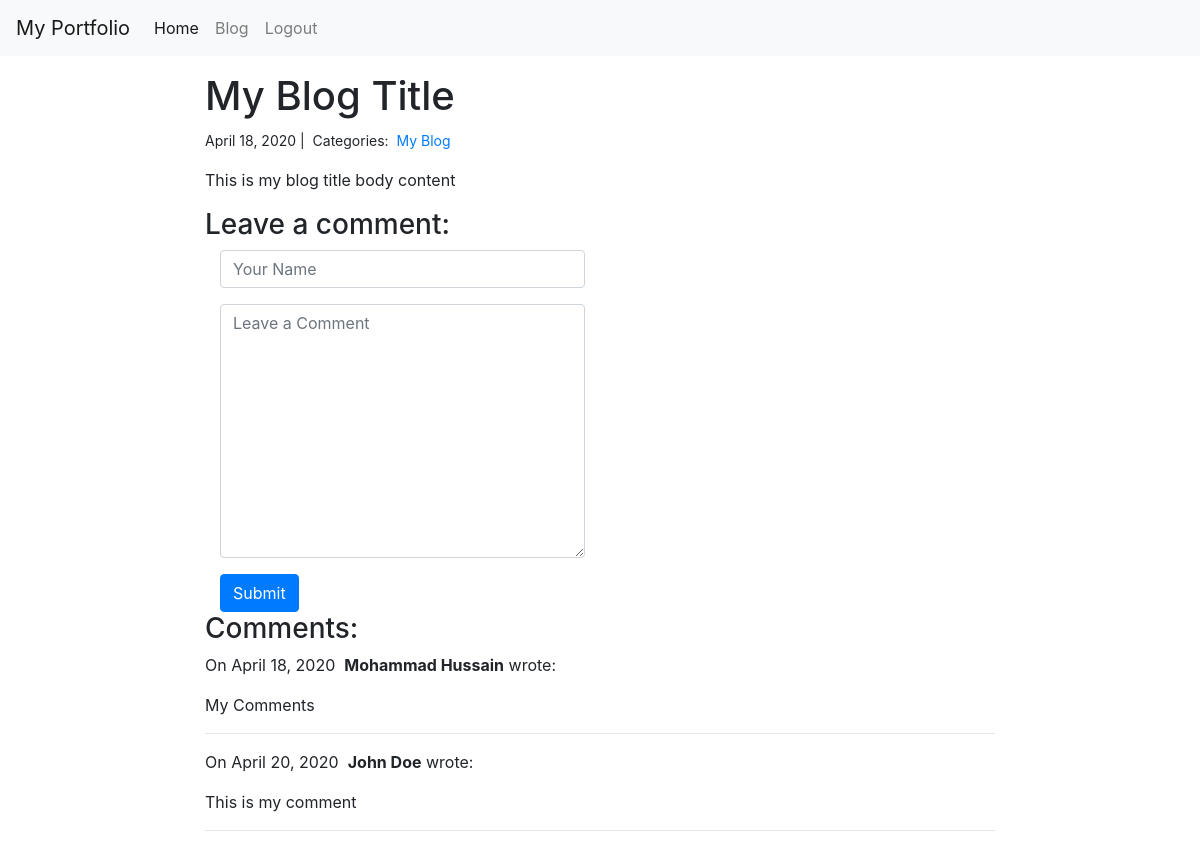
Screenshot of /blog/blog_detail/1/ (signed in) with the database file from the repository.
### blog/models.py (models this page shows)
class Post(models.Model):
    title = models.CharField(max_length=255)
    body = models.TextField()
    create_on = models.DateTimeField(auto_now_add=True)
    last_modified = models.DateTimeField(auto_now=True)
    categories = models.ManyToManyField('Category', related_name='posts')

class Category(models.Model):
    name = models.CharField(max_length=20)

class Comment(models.Model):
    author = models.CharField(max_length=60)
    body = models.TextField()
    created_on = models.DateTimeField(auto_now_add=True)
    post = models.ForeignKey('Post', on_delete=models.CASCADE)

### blog/views.py (the view, shortened to what this page needs)
# urls.py: path('blog_detail/<int:blog_id>/', views.blog_detail, name='blog_detail'),
def blog_detail(request, blog_id):
    post = Post.objects.get(id=blog_id)
    form = CommentForm()
    comments = Comment.objects.filter(post=post)
    context = {
        'post': post,
        'comments': comments,
        'form': form,
    }
    return render(request, 'blog_detail.html', context)

### blog/forms.py
class CommentForm(forms.Form):
    author = forms.CharField(max_length=60,
                             widget=forms.TextInput(attrs=
                                                    {'class': 'form-control',
                                                     'placeholder': 'Your Name'}))
    body = forms.CharField(widget=forms.Textarea(attrs={
        'class': 'form-control',
        'placeholder': 'Leave a Comment'
    }))

### templates/blog_detail.html (shortened to what this page needs)
{% extends 'base.html' %}
{% load bootstrap4 %}
{% block content %}
    <div class="row">
        <div class="col-8 mt-3">
            <h1>{{ post.title }}</h1>
    <small>
        {{ post.create_on.date }} |&nbsp;
        Categories:&nbsp;
        {% for category in post.categories.all %}
        <a href="{% url 'blog:blog_category' category.name %}">
            {{ category.name }}
        </a>&nbsp;
        {% endfor %}
    </small>
    <p>{{ post.body | linebreaks }}</p>
    <h3>Leave a comment:</h3>
        <div class="col-6">
          <form action="{% url 'blog:blog_detail' post.id %}" method="post">
            <div class="form-group">
                {{ form.author }}
            </div>
            <div class="form-group">
                {{ form.body }}
            </div>
            <button type="submit" class="btn btn-primary">Submit</button>
          </form>
        </div>
          <h3>Comments:</h3>
    {% for comment in comments %}
    <p>
        On {{comment.created_on.date }}&nbsp;
        <b>{{ comment.author }}</b> wrote:
    </p>
    <p>{{ comment.body }}</p>
    <hr>
    {% endfor %}
        </div>
    </div>
{% endblock %}

### rows the page displays
Post: title "My Blog Title", create_on "April 18, 2020", body "This is my blog title body content"
Category: name "My Blog"
Comment: created_on "April 18, 2020", author "Mohammad Hussain", body "My Comments"
Comment: created_on "April 20, 2020", author "John Doe", body "This is my comment"
